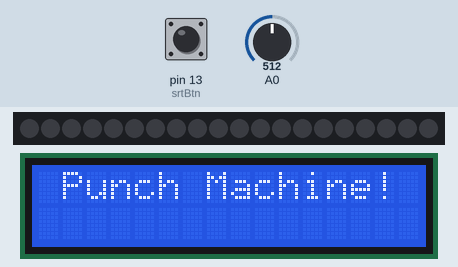
Simulated run of this sketch. Board: Arduino Uno, built with avr-gcc and run on an emulated ATmega328P. Shown: 20 RGB LEDs in strip order, left to right, 16×2 character LCD. Inputs (shaded band) come from the test bench; at power-on: pin 13 (srtBtn) HIGH, A0 = 512. What the sketch prints to the serial monitor is not drawn.

Above: at 1.2 s.
1.3 s: pin 13 (srtBtn) pulled LOW for 0.15 s
At 2.5 s:
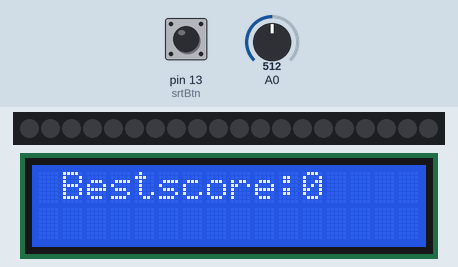
2.9 s: A0 set to 55
4.4 s: A0 set to 45
At 4.7 s:
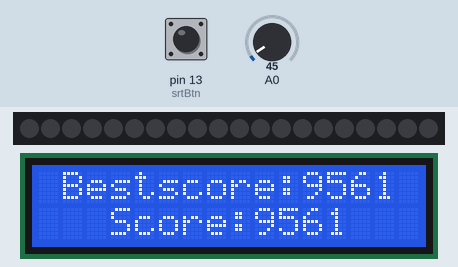
Timing chart, 0 to 7.4 s (numbered marks = the images above; inputs shaded):
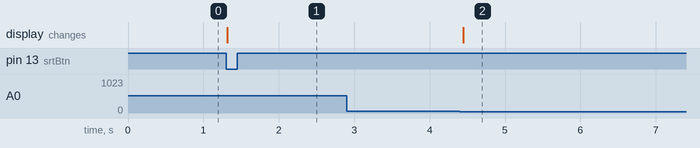

The sketch:

punchMachine.ino
```cpp
#include <LiquidCrystal_I2C.h>
#include <Adafruit_NeoPixel.h>
#include <Servo.h>
#define PIN 7
#define NUMPIXELS 20
#define BRIGHTNESS 180

Adafruit_NeoPixel strip = Adafruit_NeoPixel(NUMPIXELS, PIN, NEO_GRB + NEO_KHZ800);
LiquidCrystal_I2C lcd(0x27, 16, 2);

int srtBtn = 13;
int srtVal = 1;
int senVal = 1023;  //default shock sensor value  1023~0
int shock = 10000;  //source senVal
int power = 0;
int curPow = 0;  //store score
int maxPow = 0;  //max score
int lastPow = 0;
int res = 10; //0~9, 10

//functions
void calcResult();
void resultLed();
void resultLcd();
void reset();

void setup() {
    Serial.begin(9600);
    pinMode(srtBtn, INPUT_PULLUP);
    strip.setBrightness(BRIGHTNESS);
    strip.begin();
    strip.show();
    lcd.init();
    lcd.backlight();
    lcd.setCursor(1, 0);
    lcd.print("Punch Machine!");

}

void loop() {
    srtVal = digitalRead(srtBtn);
    if (srtVal == 0) {
        lcd.clear();
//        if (curPow > maxPow) {  //update best score
//            maxPow = curPow;
//        }
        lcd.setCursor(1, 0);
        lcd.print("Bestscore:");
        lcd.print(maxPow);

        while(analogRead(0) >= 50) {
            Serial.println("wait");
            delay(1);
        }
        calcResult();
        lcd.setCursor(3, 1);
        lcd.print("Score:");
        lcd.println(lastPow);
        curPow = power;  //current score

        resultLed();
        resultLcd();

        if (curPow > maxPow) {  //update best score
            maxPow = curPow;
        }
        lcd.setCursor(1, 0);
        lcd.print("Bestscore:");
        lcd.print(maxPow);
        reset();

    }
}

void calcResult() {
    senVal = analogRead(A0);
    shock = map(senVal, 0, 1023, 0, 10000);
    power = 10000 - shock;  //0~10000

    if ((50 <= power) && (power <1000)) {
        res = 0;
    } else if ((1000 <= power) && (power < 2000)) {
        res = 1;
    } else if ((2000 <= power) && (power < 3000)) {
        res = 2;
    } else if ((3000 <= power) && (power < 4000)) {
        res = 3;
    } else if ((4000 <= power) && (power < 5000)) {
        res = 4;
    } else if ((5000 <= power) && (power < 6000)) {
        res = 5;
    } else if ((6000 <= power) && (power < 7000)) {
        res = 6;
    } else if ((7000 <= power) && (power < 8000)) {
        res = 7;
    } else if ((8000 <= power) && (power < 9000)) {
        res = 8;
    } else if ((9000 <= power) && (power <= 10000)) {
        res = 9;
    } else {
      res = 10;
      power = 0;
    }
    Serial.println(res);
}

void resultLed() {
    if ((0<=res)||(res<=9)) {
      for (int i=0; i<(res+1)*2; i++) {  //ledstrip gauge bar
        strip.setPixelColor(i, 255, 0, 0);
      }
    } else if (res == 10) {
      for (int i=0; i<20; i++) {  //ledstrip gauge bar
        strip.setPixelColor(i, 0, 0, 0);
      }
    }
}

void resultLcd() {
    lcd.setCursor(3, 1);
    lcd.print("Score:");
    lcd.println(curPow);
    Serial.println(curPow);
//    lcd.setCursor(1, 0);
//    lcd.print("Bestscore:");
//    lcd.println(maxPow);

}

void reset() {
    for (int i=0; i<20; i++) {
        strip.setPixelColor(i, 0, 0, 0);
    }
    power = 0;
    senVal = 1023;
    shock = 10000;
    res = 10;
}
```

Measured:
- the behaviour switches between 50 and 49 on A0 (found by bisection; images 1 and 2)
- after the input at 1.3 s, the display: changes at once (image 1)
- after the input at 2.9 s, every drawn part: stays the same
- after the input at 4.4 s, the display: changes at once (image 2)
